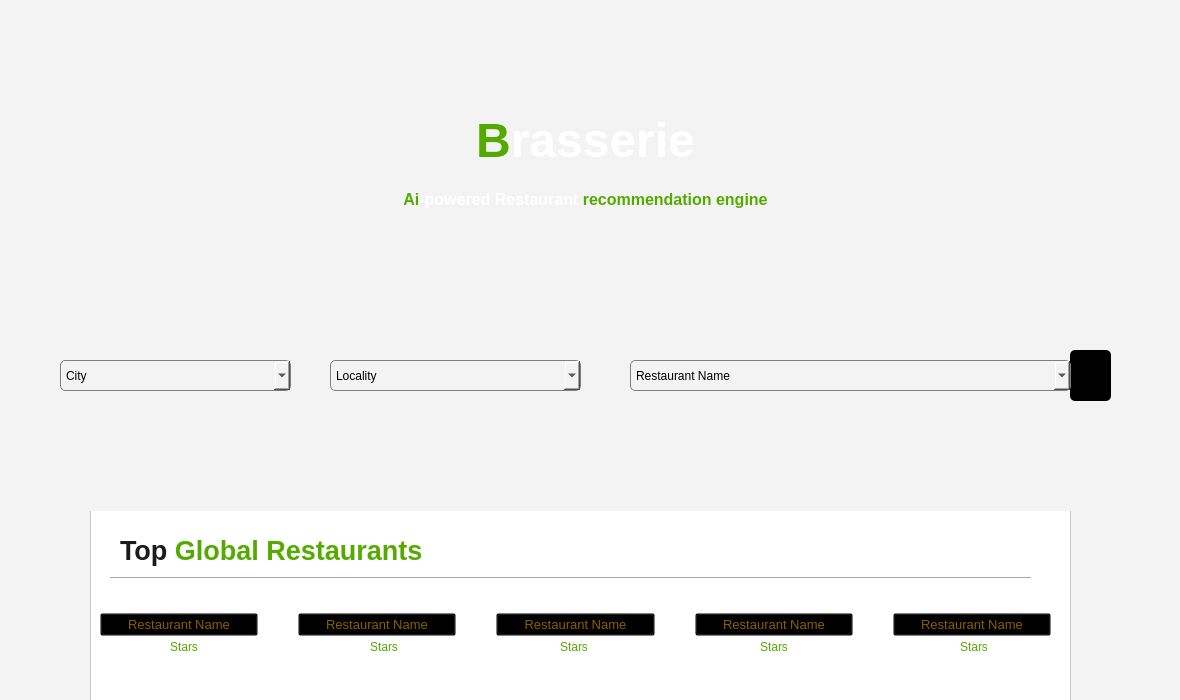
<?xml version="1.0" encoding="UTF-8"?>
<ui version="4.0">
 <class>MainWindow</class>
 <widget class="QMainWindow" name="MainWindow">
  <property name="geometry">
   <rect>
    <x>0</x>
    <y>0</y>
    <width>1180</width>
    <height>700</height>
   </rect>
  </property>
  <property name="minimumSize">
   <size>
    <width>1180</width>
    <height>700</height>
   </size>
  </property>
  <property name="maximumSize">
   <size>
    <width>1180</width>
    <height>700</height>
   </size>
  </property>
  <property name="mouseTracking">
   <bool>false</bool>
  </property>
  <property name="windowTitle">
   <string>Brasserie</string>
  </property>
  <property name="autoFillBackground">
   <bool>false</bool>
  </property>
  <property name="styleSheet">
   <string notr="true">background-color: rgb(243, 243, 243);</string>
  </property>
  <widget class="QWidget" name="centralwidget">
   <widget class="QLabel" name="LBackgroundImage">
    <property name="geometry">
     <rect>
      <x>0</x>
      <y>0</y>
      <width>1180</width>
      <height>511</height>
     </rect>
    </property>
    <property name="font">
     <font>
      <family>Microsoft YaHei UI</family>
     </font>
    </property>
    <property name="toolTip">
     <string/>
    </property>
    <property name="text">
     <string/>
    </property>
    <property name="pixmap">
     <pixmap>../../../Downloads/sizller-with-noodles22.jpg</pixmap>
    </property>
    <property name="scaledContents">
     <bool>true</bool>
    </property>
   </widget>
   <widget class="QLabel" name="LMainBanner">
    <property name="geometry">
     <rect>
      <x>190</x>
      <y>80</y>
      <width>791</width>
      <height>161</height>
     </rect>
    </property>
    <property name="styleSheet">
     <string notr="true">background-color: rgba(0, 0, 0, 0);
font: 75 8pt &quot;Microsoft YaHei UI&quot;;</string>
    </property>
    <property name="text">
     <string>&lt;html&gt;&lt;head/&gt;&lt;body&gt;&lt;p align=&quot;center&quot;&gt;&lt;span style=&quot; font-size:36pt; font-weight:600; color:#55aa00;&quot;&gt;B&lt;/span&gt;&lt;span style=&quot; font-size:36pt; font-weight:600; color:#ffffff;&quot;&gt;rasserie&lt;/span&gt;&lt;/p&gt;&lt;p align=&quot;center&quot;&gt;&lt;span style=&quot; font-size:18pt; font-weight:600; color:#55aa00; vertical-align:sub;&quot;&gt;Ai&lt;/span&gt;&lt;span style=&quot; font-size:18pt; font-weight:600; color:#ffffff; vertical-align:sub;&quot;&gt;-powered Restaurant &lt;/span&gt;&lt;span style=&quot; font-size:18pt; font-weight:600; color:#55aa00; vertical-align:sub;&quot;&gt;recommendation engine&lt;/span&gt;&lt;/p&gt;&lt;/body&gt;&lt;/html&gt;</string>
    </property>
   </widget>
   <widget class="QComboBox" name="cBCity">
    <property name="geometry">
     <rect>
      <x>60</x>
      <y>360</y>
      <width>231</width>
      <height>31</height>
     </rect>
    </property>
    <property name="cursor">
     <cursorShape>IBeamCursor</cursorShape>
    </property>
    <property name="toolTip">
     <string>Enter City Name !</string>
    </property>
    <property name="styleSheet">
     <string notr="true">font: 9pt &quot;Microsoft YaHei UI&quot;;
border: 1px solid gray;
border-radius: 5px;
padding: 3px 3px 3px 3px;</string>
    </property>
    <property name="editable">
     <bool>true</bool>
    </property>
    <property name="currentText">
     <string>City</string>
    </property>
    <property name="iconSize">
     <size>
      <width>16</width>
      <height>16</height>
     </size>
    </property>
    <property name="frame">
     <bool>false</bool>
    </property>
    <item>
     <property name="text">
      <string>City</string>
     </property>
    </item>
   </widget>
   <widget class="QComboBox" name="cBlocality">
    <property name="geometry">
     <rect>
      <x>330</x>
      <y>360</y>
      <width>251</width>
      <height>31</height>
     </rect>
    </property>
    <property name="cursor">
     <cursorShape>IBeamCursor</cursorShape>
    </property>
    <property name="toolTip">
     <string>Enter Locality Name in that City !</string>
    </property>
    <property name="styleSheet">
     <string notr="true">font: 9pt &quot;Microsoft YaHei UI&quot;;
border: 1px solid gray;
border-radius: 5px;
padding: 3px 3px 3px 3px;</string>
    </property>
    <property name="editable">
     <bool>true</bool>
    </property>
    <property name="currentText">
     <string>Locality</string>
    </property>
    <property name="frame">
     <bool>false</bool>
    </property>
    <item>
     <property name="text">
      <string>Locality</string>
     </property>
    </item>
   </widget>
   <widget class="QComboBox" name="cBRestaurant">
    <property name="geometry">
     <rect>
      <x>630</x>
      <y>360</y>
      <width>441</width>
      <height>31</height>
     </rect>
    </property>
    <property name="cursor">
     <cursorShape>IBeamCursor</cursorShape>
    </property>
    <property name="toolTip">
     <string>Enter Restaurant Name !</string>
    </property>
    <property name="styleSheet">
     <string notr="true">font: 9pt &quot;Microsoft YaHei UI&quot;;
border: 1px solid gray;
border-radius: 5px;
padding: 3px 3px 3px 3px;</string>
    </property>
    <property name="editable">
     <bool>true</bool>
    </property>
    <property name="currentText">
     <string>Restaurant Name</string>
    </property>
    <property name="frame">
     <bool>false</bool>
    </property>
    <item>
     <property name="text">
      <string>Restaurant Name</string>
     </property>
    </item>
   </widget>
   <widget class="QFrame" name="frame">
    <property name="geometry">
     <rect>
      <x>90</x>
      <y>510</y>
      <width>981</width>
      <height>351</height>
     </rect>
    </property>
    <property name="styleSheet">
     <string notr="true">background-color: rgb(255, 255, 255);</string>
    </property>
    <property name="frameShape">
     <enum>QFrame::StyledPanel</enum>
    </property>
    <property name="frameShadow">
     <enum>QFrame::Raised</enum>
    </property>
    <widget class="QLabel" name="LTopRestaurants">
     <property name="geometry">
      <rect>
       <x>30</x>
       <y>20</y>
       <width>891</width>
       <height>41</height>
      </rect>
     </property>
     <property name="font">
      <font>
       <family>Microsoft YaHei UI</family>
       <pointsize>12</pointsize>
       <weight>75</weight>
       <bold>true</bold>
      </font>
     </property>
     <property name="styleSheet">
      <string notr="true">color: rgb(36, 36, 36);
</string>
     </property>
     <property name="text">
      <string>&lt;html&gt;&lt;head/&gt;&lt;body&gt;&lt;p&gt;&lt;span style=&quot; font-size:20pt; color:#1b1b1b;&quot;&gt;Top &lt;/span&gt;&lt;span style=&quot; font-size:20pt; color:#55aa00;&quot;&gt;Global Restaurants&lt;/span&gt;&lt;/p&gt;&lt;/body&gt;&lt;/html&gt;</string>
     </property>
    </widget>
    <widget class="QLabel" name="LRestaurantStar1">
     <property name="geometry">
      <rect>
       <x>80</x>
       <y>130</y>
       <width>47</width>
       <height>13</height>
      </rect>
     </property>
     <property name="font">
      <font>
       <family>Microsoft YaHei UI</family>
      </font>
     </property>
     <property name="styleSheet">
      <string notr="true">color: rgb(85, 170, 0);</string>
     </property>
     <property name="text">
      <string>Stars</string>
     </property>
    </widget>
    <widget class="QLabel" name="LRestaurantStar2">
     <property name="geometry">
      <rect>
       <x>280</x>
       <y>130</y>
       <width>47</width>
       <height>13</height>
      </rect>
     </property>
     <property name="font">
      <font>
       <family>Microsoft YaHei UI</family>
      </font>
     </property>
     <property name="styleSheet">
      <string notr="true">color: rgb(85, 170, 0);</string>
     </property>
     <property name="text">
      <string>Stars</string>
     </property>
    </widget>
    <widget class="QLabel" name="LRestaurantStar3">
     <property name="geometry">
      <rect>
       <x>470</x>
       <y>130</y>
       <width>47</width>
       <height>13</height>
      </rect>
     </property>
     <property name="font">
      <font>
       <family>Microsoft YaHei UI</family>
      </font>
     </property>
     <property name="styleSheet">
      <string notr="true">color: rgb(85, 170, 0);</string>
     </property>
     <property name="text">
      <string>Stars</string>
     </property>
    </widget>
    <widget class="QLabel" name="LRestaurantStar4">
     <property name="geometry">
      <rect>
       <x>670</x>
       <y>130</y>
       <width>47</width>
       <height>13</height>
      </rect>
     </property>
     <property name="font">
      <font>
       <family>Microsoft YaHei UI</family>
      </font>
     </property>
     <property name="styleSheet">
      <string notr="true">color: rgb(85, 170, 0);</string>
     </property>
     <property name="text">
      <string>Stars</string>
     </property>
    </widget>
    <widget class="QLabel" name="LRestaurantStar5">
     <property name="geometry">
      <rect>
       <x>870</x>
       <y>130</y>
       <width>47</width>
       <height>13</height>
      </rect>
     </property>
     <property name="font">
      <font>
       <family>Microsoft YaHei UI</family>
      </font>
     </property>
     <property name="styleSheet">
      <string notr="true">color: rgb(85, 170, 0);</string>
     </property>
     <property name="text">
      <string>Stars</string>
     </property>
    </widget>
    <widget class="QWidget" name="layoutWidget">
     <property name="geometry">
      <rect>
       <x>10</x>
       <y>100</y>
       <width>951</width>
       <height>29</height>
      </rect>
     </property>
     <layout class="QHBoxLayout" name="horizontalLayout">
      <property name="spacing">
       <number>40</number>
      </property>
      <property name="leftMargin">
       <number>0</number>
      </property>
      <item>
       <widget class="QPushButton" name="BRestaurant1">
        <property name="font">
         <font>
          <family>MS Shell Dlg 2</family>
          <pointsize>10</pointsize>
          <weight>9</weight>
          <italic>false</italic>
          <bold>false</bold>
         </font>
        </property>
        <property name="cursor">
         <cursorShape>PointingHandCursor</cursorShape>
        </property>
        <property name="styleSheet">
         <string notr="true">background-color: transparent;
color: rgb(141, 94, 0);
font: 75 10pt &quot;MS Shell Dlg 2&quot;;</string>
        </property>
        <property name="text">
         <string>Restaurant Name</string>
        </property>
       </widget>
      </item>
      <item>
       <widget class="QPushButton" name="BRestaurant2">
        <property name="font">
         <font>
          <family>MS Shell Dlg 2</family>
          <pointsize>10</pointsize>
          <weight>9</weight>
          <italic>false</italic>
          <bold>false</bold>
         </font>
        </property>
        <property name="cursor">
         <cursorShape>PointingHandCursor</cursorShape>
        </property>
        <property name="styleSheet">
         <string notr="true">background-color: transparent;
color: rgb(141, 94, 0);
font: 75 10pt &quot;MS Shell Dlg 2&quot;;</string>
        </property>
        <property name="text">
         <string>Restaurant Name</string>
        </property>
       </widget>
      </item>
      <item>
       <widget class="QPushButton" name="BRestaurant3">
        <property name="font">
         <font>
          <family>MS Shell Dlg 2</family>
          <pointsize>10</pointsize>
          <weight>9</weight>
          <italic>false</italic>
          <bold>false</bold>
         </font>
        </property>
        <property name="cursor">
         <cursorShape>PointingHandCursor</cursorShape>
        </property>
        <property name="styleSheet">
         <string notr="true">background-color: transparent;
color: rgb(141, 94, 0);
font: 75 10pt &quot;MS Shell Dlg 2&quot;;</string>
        </property>
        <property name="text">
         <string>Restaurant Name</string>
        </property>
       </widget>
      </item>
      <item>
       <widget class="QPushButton" name="BRestaurant4">
        <property name="font">
         <font>
          <family>MS Shell Dlg 2</family>
          <pointsize>10</pointsize>
          <weight>9</weight>
          <italic>false</italic>
          <bold>false</bold>
         </font>
        </property>
        <property name="cursor">
         <cursorShape>PointingHandCursor</cursorShape>
        </property>
        <property name="styleSheet">
         <string notr="true">background-color: transparent;
color: rgb(141, 94, 0);
font: 75 10pt &quot;MS Shell Dlg 2&quot;;</string>
        </property>
        <property name="text">
         <string>Restaurant Name</string>
        </property>
       </widget>
      </item>
      <item>
       <widget class="QPushButton" name="BRestaurant5">
        <property name="font">
         <font>
          <family>MS Shell Dlg 2</family>
          <pointsize>10</pointsize>
          <weight>9</weight>
          <italic>false</italic>
          <bold>false</bold>
         </font>
        </property>
        <property name="cursor">
         <cursorShape>PointingHandCursor</cursorShape>
        </property>
        <property name="styleSheet">
         <string notr="true">background-color: transparent;
color: rgb(141, 94, 0);
font: 75 10pt &quot;MS Shell Dlg 2&quot;;</string>
        </property>
        <property name="text">
         <string>Restaurant Name</string>
        </property>
       </widget>
      </item>
     </layout>
    </widget>
    <widget class="Line" name="lineSeparator">
     <property name="geometry">
      <rect>
       <x>20</x>
       <y>60</y>
       <width>921</width>
       <height>16</height>
      </rect>
     </property>
     <property name="styleSheet">
      <string notr="true"/>
     </property>
     <property name="orientation">
      <enum>Qt::Horizontal</enum>
     </property>
    </widget>
   </widget>
   <widget class="QPushButton" name="bSearch">
    <property name="geometry">
     <rect>
      <x>1070</x>
      <y>350</y>
      <width>41</width>
      <height>51</height>
     </rect>
    </property>
    <property name="cursor">
     <cursorShape>PointingHandCursor</cursorShape>
    </property>
    <property name="toolTip">
     <string/>
    </property>
    <property name="styleSheet">
     <string notr="true">border-radius: 5px;
background-color: rgb(0, 0, 0);</string>
    </property>
    <property name="text">
     <string/>
    </property>
    <property name="icon">
     <iconset>
      <normaloff>images/icons8-search-50(2).png</normaloff>images/icons8-search-50(2).png</iconset>
    </property>
    <property name="iconSize">
     <size>
      <width>30</width>
      <height>30</height>
     </size>
    </property>
   </widget>
   <zorder>frame</zorder>
   <zorder>LBackgroundImage</zorder>
   <zorder>LMainBanner</zorder>
   <zorder>cBCity</zorder>
   <zorder>cBlocality</zorder>
   <zorder>bSearch</zorder>
   <zorder>cBRestaurant</zorder>
  </widget>
 </widget>
 <resources/>
 <connections/>
</ui>
